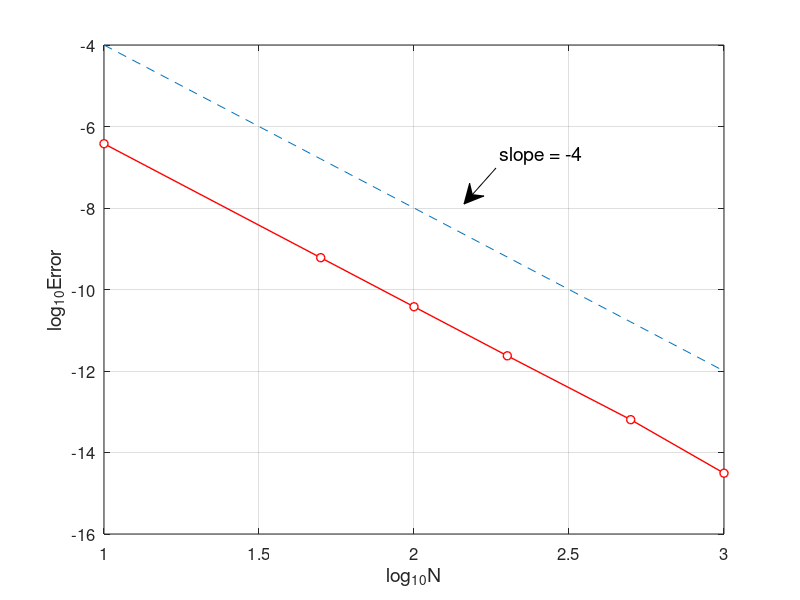

MATLAB code to generate this figure:
% IRK2s_error.m
% Implicit Runge-Kutta(Gauss method) 2 stage and order 4
% u'=u in [0,1] with initial condition u(0)=1
% exact solution: ue=exp(x)
clear all;  close all;  clf
Nvec=[10 50 100 200 500 1000];
Error=[];
for n=1:length(Nvec)
    N=Nvec(n);
    h=1/N;
    x=[0:h:1];
    u(1)=1;
    Y=[1;1];
    % Newton iteration
    for i=1:N
        k=u(i);  tol=1;
        while tol>1.0e-10
            X=Y;
            D=[1-0.25*h,-h*(0.25-(sqrt(3))/6);...
            -h*( 0.25+(sqrt(3))/6),1-h*0.25];    % Jacobian matrix
            F=[X(1)-k-h*(0.25*X(1)+(0.25-(sqrt(3))/6)*X(2));...
            X(2)-k-h*((0.25+(sqrt(3))/6)*X(1)+0.25*X(2))];   % RHS
            Y=X-D\F;
            tol=norm(Y-X);
        end
        u(i+1)=k+(h/2)*(Y(1)+Y(2));
    end
    ue=exp(x);              % exact solution
    error=max(abs(u-ue));   % maximum error
    Error=[Error,error];
end
plot(log10(Nvec),log10(Error),'ro-','MarkerFaceColor','w','LineWidth',1)
hold on,
plot(log10(Nvec), log10(Nvec.^(-4)), '--')
grid on,
% title('Convergence order of Gauss method ','fontsize',12)
set(gca,'fontsize',12)
xlabel('log_{10}N','fontsize',14), ylabel('log_{10}Error','fontsize',14)

% add annotation of slope
ax = [0.62 0.58];
ay = [0.72 0.66];
annotation('textarrow',ax,ay,'String','slope = -4 ','fontsize',14)

% computating convergence order
for i=1:length(Nvec)-1     % computating convergence order
    order(i)=-log(Error(i)/Error(i+1))/(log(Nvec(i)/Nvec(i+1)));
end
Error
order

% print -dpng -r600  IRK2s_error.png
